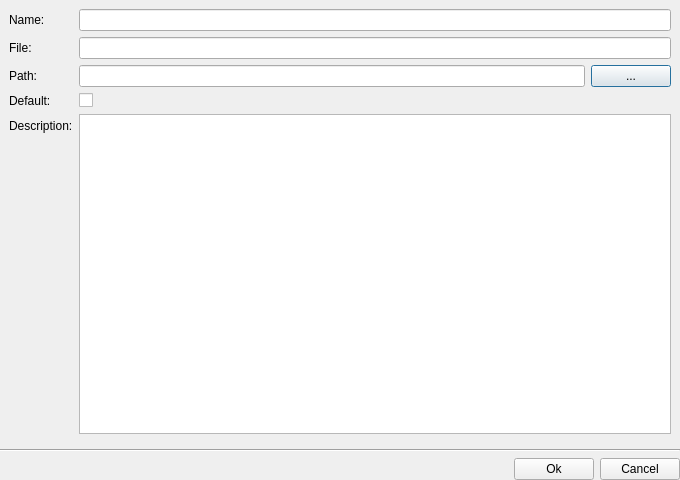
<?xml version="1.0" encoding="UTF-8"?>
<ui version="4.0">
 <class>FileWorkspaceNewDialog</class>
 <widget class="QDialog" name="FileWorkspaceNewDialog">
  <property name="geometry">
   <rect>
    <x>0</x>
    <y>0</y>
    <width>680</width>
    <height>480</height>
   </rect>
  </property>
  <property name="windowTitle">
   <string>New Workspace</string>
  </property>
  <layout class="QVBoxLayout" name="verticalLayout">
   <property name="leftMargin">
    <number>0</number>
   </property>
   <property name="topMargin">
    <number>0</number>
   </property>
   <property name="rightMargin">
    <number>0</number>
   </property>
   <property name="bottomMargin">
    <number>0</number>
   </property>
   <item>
    <widget class="QWidget" name="widget" native="true">
     <layout class="QFormLayout" name="formLayout_2">
      <property name="fieldGrowthPolicy">
       <enum>QFormLayout::ExpandingFieldsGrow</enum>
      </property>
      <item row="0" column="0">
       <widget class="QLabel" name="labelName">
        <property name="text">
         <string>Name: </string>
        </property>
       </widget>
      </item>
      <item row="2" column="0">
       <widget class="QLabel" name="labelPath">
        <property name="text">
         <string>Path:</string>
        </property>
       </widget>
      </item>
      <item row="2" column="1">
       <layout class="QHBoxLayout" name="horizontalLayout">
        <item>
         <widget class="QLineEdit" name="lineEditPath">
          <property name="readOnly">
           <bool>false</bool>
          </property>
         </widget>
        </item>
        <item>
         <widget class="QPushButton" name="butShowFileDialog">
          <property name="text">
           <string>...</string>
          </property>
         </widget>
        </item>
       </layout>
      </item>
      <item row="4" column="0">
       <widget class="QLabel" name="labelDescription">
        <property name="text">
         <string>Description:</string>
        </property>
       </widget>
      </item>
      <item row="4" column="1">
       <widget class="QTextEdit" name="textEditDescription"/>
      </item>
      <item row="1" column="0">
       <widget class="QLabel" name="label">
        <property name="text">
         <string>File:</string>
        </property>
       </widget>
      </item>
      <item row="0" column="1">
       <widget class="QLineEdit" name="lineEditName">
        <property name="text">
         <string/>
        </property>
        <property name="clearButtonEnabled">
         <bool>true</bool>
        </property>
       </widget>
      </item>
      <item row="1" column="1">
       <widget class="QLineEdit" name="lineEditFile">
        <property name="clearButtonEnabled">
         <bool>true</bool>
        </property>
       </widget>
      </item>
      <item row="3" column="0">
       <widget class="QLabel" name="label_2">
        <property name="text">
         <string>Default:</string>
        </property>
       </widget>
      </item>
      <item row="3" column="1">
       <widget class="QCheckBox" name="checkBoxDefault">
        <property name="toolTip">
         <string>Set as default Workspace</string>
        </property>
        <property name="text">
         <string/>
        </property>
       </widget>
      </item>
     </layout>
    </widget>
   </item>
   <item>
    <widget class="Line" name="line">
     <property name="orientation">
      <enum>Qt::Horizontal</enum>
     </property>
    </widget>
   </item>
   <item>
    <layout class="QHBoxLayout" name="horizontalLayout_2">
     <item>
      <spacer name="horizontalSpacer">
       <property name="orientation">
        <enum>Qt::Horizontal</enum>
       </property>
       <property name="sizeHint" stdset="0">
        <size>
         <width>40</width>
         <height>20</height>
        </size>
       </property>
      </spacer>
     </item>
     <item>
      <widget class="QPushButton" name="butAccept">
       <property name="text">
        <string>Ok</string>
       </property>
      </widget>
     </item>
     <item>
      <widget class="QPushButton" name="butReject">
       <property name="text">
        <string>Cancel</string>
       </property>
      </widget>
     </item>
    </layout>
   </item>
  </layout>
 </widget>
 <resources/>
 <connections>
  <connection>
   <sender>butAccept</sender>
   <signal>clicked()</signal>
   <receiver>FileWorkspaceNewDialog</receiver>
   <slot>accept()</slot>
   <hints>
    <hint type="sourcelabel">
     <x>272</x>
     <y>287</y>
    </hint>
    <hint type="destinationlabel">
     <x>199</x>
     <y>149</y>
    </hint>
   </hints>
  </connection>
  <connection>
   <sender>butReject</sender>
   <signal>clicked()</signal>
   <receiver>FileWorkspaceNewDialog</receiver>
   <slot>reject()</slot>
   <hints>
    <hint type="sourcelabel">
     <x>358</x>
     <y>287</y>
    </hint>
    <hint type="destinationlabel">
     <x>199</x>
     <y>149</y>
    </hint>
   </hints>
  </connection>
 </connections>
</ui>
